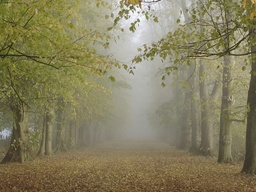
#> input picture forest.jpg, 256 x 192 px, shrunk from 1024 x 768 before the run
$ python Dark_Channel_Prior.py
#> lines starting #> are read from the running program, lines starting #| are printed output that depends on the picture; pictures that were not available may be replaced by others from this repository, and a replacement may not be noted
#!/usr/bin/env python3
# -*- coding: utf-8 -*-
"""
Created on Fri Jul 12 19:20:55 2019

@author: vaeahc
"""

import cv2
import numpy as np
import matplotlib.pyplot as plt

def cal_Dark_Channel(im, width = 15):

    im_dark = np.min(im, axis = 2)
    border = int((width - 1) / 2)
    im_dark_1 = cv2.copyMakeBorder(im_dark, border, border, border, border, cv2.BORDER_DEFAULT)
    res = np.zeros(np.shape(im_dark))
    for i in range(res.shape[0]):
        for j in range(res.shape[1]):

            res[i][j] = np.min(im_dark_1[i: i + width, j: j + width])

    return res
#计算A参数, im为暗通道图像, img为原图
def cal_Light_A(im, img):

    s_dict = {}
    for i in range(im.shape[0]):
        for j in range(im.shape[1]):
            s_dict[(i, j)] = im[i][j]

    s_dict = sorted(s_dict.items(), key = lambda x: x[1])

    A = np.zeros((3, ))
    num = int(im.shape[0] * im.shape[1] * 0.001)

    for i in range(len(s_dict) - 1, len(s_dict) - num - 1, -1):

        X_Y = s_dict[i][0]
        A = np.maximum(A, img[X_Y[0], X_Y[1], :])

    return A

def harz_Rec(A, img, t, t0 = 0.1):

    img_o = np.zeros(np.shape(img))

    img_o[:, :, 0] = (img[:, :, 0] - A[0]) / (np.maximum(t, t0)) + A[0]
    img_o[:, :, 1] = (img[:, :, 1] - A[1]) / (np.maximum(t, t0)) + A[1]
    img_o[:, :, 2] = (img[:, :, 2] - A[2]) / (np.maximum(t, t0)) + A[2]

    return img_o

def cal_trans(A, img, w = 0.95):

    dark = cal_Dark_Channel(img / A)
    t = np.maximum(1 - w * dark, 0)

    return t

#guided image filtering
def Guided_filtering(t, img_gray, width, sigma = 0.0001):

    mean_I = np.zeros(np.shape(img_gray))
    cv2.boxFilter(img_gray, -1, (width, width), mean_I, (-1, -1), True, cv2.BORDER_DEFAULT)
    mean_t = np.zeros(np.shape(t))
    cv2.boxFilter(t, -1, (width, width), mean_t, (-1, -1), True, cv2.BORDER_DEFAULT)
    corr_I = np.zeros(np.shape(img_gray))
    cv2.boxFilter(img_gray * img_gray, -1, (width, width), corr_I, (-1, -1), True, cv2.BORDER_DEFAULT)
    corr_IT = np.zeros(np.shape(t))
    cv2.boxFilter(img_gray * t, -1, (width, width), corr_IT, (-1, -1), True, cv2.BORDER_DEFAULT)

    var_I = corr_I - mean_I * mean_I
    cov_IT = corr_IT - mean_I * mean_t

    a = cov_IT / (var_I + sigma)
    b = mean_t - a * mean_I

    mean_a = np.zeros(np.shape(a))
    mean_b = np.zeros(np.shape(b))
    cv2.boxFilter(a, -1, (width, width), mean_a, (-1, -1), True, cv2.BORDER_DEFAULT)
    cv2.boxFilter(b, -1, (width, width), mean_b, (-1, -1), True, cv2.BORDER_DEFAULT)

    return mean_a * img_gray + mean_b

if __name__ == '__main__':

    img = cv2.imread('forest.jpg') / 255
    img_gray = cv2.imread('IMG_2170.BMP', 0) / 255
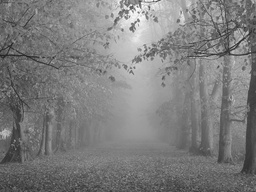
#> img_gray: shape (192, 256) float64; min 0.122, max 1, mean 0.491
    plt.imshow(img[:, :, ::-1])
    plt.show()
    im_dark = cal_Dark_Channel(img)
#> in cal_Dark_Channel, `im_dark_1 = cv2.copyMakeBorder(im_dark, border, border, border, border..`:
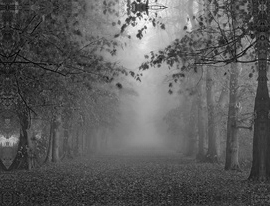
#> im_dark_1: shape (206, 270) float64; min 0, max 0.996, mean 0.36
#> after the loop in cal_Dark_Channel, `for i in range(res.shape[0]):`:
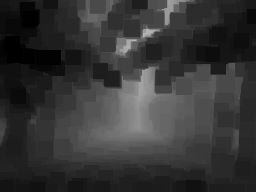
#> res: shape (192, 256) float64; min 0, max 0.729, mean 0.208
    plt.imshow(im_dark, 'gray')
    plt.show()
    A = cal_Light_A(im_dark, img)
#> after the loop in cal_Light_A, `for i in range(im.shape[0]):`: s_dict = 49152 items
#> the loop in cal_Light_A, `for i in range(len(s_dict) - 1, len(s_dict) - num - 1, -1): ` made 49 passes
#> (i, X_Y) on passes 1 to 12: (49151, (40, 135)), (49150, (40, 134)), (49149, (40, 133)), (49148, (34, 143)), (49147, (33, 143)), (49146, (40, 132)), (49145, (35, 143)), (49144, (36, 143)), (49143, (32, 147)), (49142, (32, 146)), (49141, (31, 147)), (49140, (31, 146))
#> A = [0.949, 0.91, 0.91]
    trans = cal_trans(A, img)
    plt.imshow(trans, 'gray')
    plt.show()
    trans = Guided_filtering(trans, img_gray, 41)
#> in Guided_filtering, `cv2.boxFilter(a, -1, (width, width), mean_a, (-1, -1), True, cv2.BORDE..`:
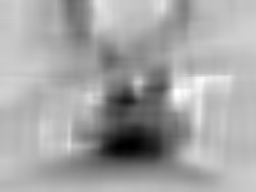
#> a: shape (192, 256) float64; min -1.89, max 0.448, mean -0.372; drawn with min black and max white
#> in Guided_filtering, `cv2.boxFilter(b, -1, (width, width), mean_b, (-1, -1), True, cv2.BORDE..`:
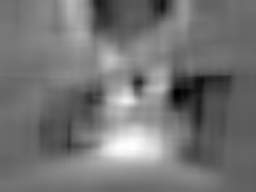
#> b: shape (192, 256) float64; min 0.433, max 1.64, mean 0.985; drawn with min black and max white
#> in Guided_filtering, `return mean_a * img_gray + mean_b`:
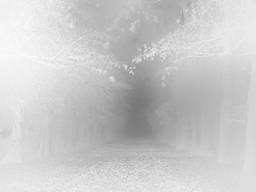
#> returned value: shape (192, 256) float64; min 0.47, max 0.997, mean 0.792
    plt.imshow(trans, 'gray')
    plt.show()
    result = harz_Rec(A, img, trans)
    plt.imshow(result, 'gray')
    plt.show()
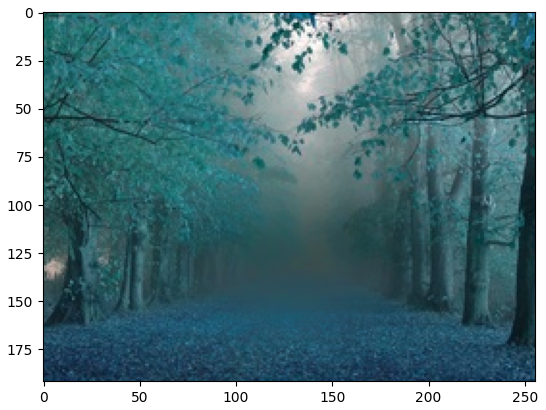
#> figure drawn by matplotlib, 1 panel; B, G, R data is drawn as R, G, B
